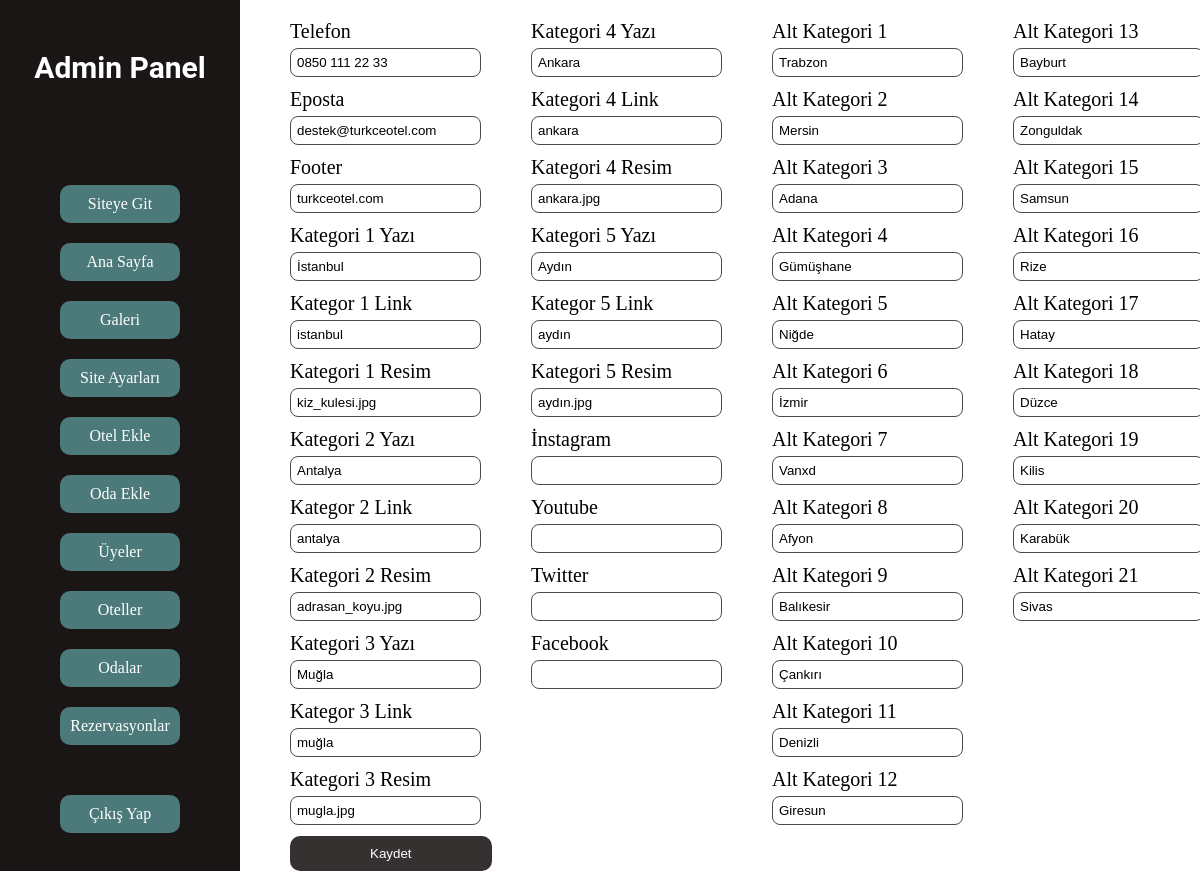
The page /admin/ayarlar.php (signed in) on the database its author committed.
### tables this page shows
CREATE TABLE `ayarlar` (
  `id` int NOT NULL,
  `telefon` varchar(30) NOT NULL,
  `eposta` varchar(85) NOT NULL,
  `footer` varchar(500) NOT NULL,
  `k1_yazi` varchar(45) NOT NULL,
  `k1_link` varchar(45) NOT NULL,
  `k1_resim` varchar(45) NOT NULL,
  `k2_yazi` varchar(45) NOT NULL,
  `k2_link` varchar(45) NOT NULL,
  `k2_resim` varchar(45) NOT NULL,
  `k3_yazi` varchar(45) NOT NULL,
  `k3_link` varchar(45) NOT NULL,
  `k3_resim` varchar(45) NOT NULL,
  `k4_yazi` varchar(45) NOT NULL,
  `k4_link` varchar(45) NOT NULL,
  `k4_resim` varchar(45) NOT NULL,
  `k5_yazi` varchar(45) NOT NULL,
  `k5_link` varchar(45) NOT NULL,
  `k5_resim` varchar(45) NOT NULL,
  `instagram` varchar(45) DEFAULT NULL,
  `youtube` varchar(45) DEFAULT NULL,
  `twitter` varchar(45) DEFAULT NULL,
  `facebook` varchar(45) DEFAULT NULL,
  `alt_k1` varchar(45) NOT NULL,
  `alt_k2` varchar(45) NOT NULL,
  `alt_k3` varchar(45) NOT NULL,
  `alt_k4` varchar(45) NOT NULL,
  `alt_k5` varchar(45) NOT NULL,
  `alt_k6` varchar(45) NOT NULL,
  `alt_k7` varchar(45) NOT NULL,
  `alt_k8` varchar(45) NOT NULL,
  `alt_k9` varchar(45) NOT NULL,
  `alt_k10` varchar(45) NOT NULL,
  `alt_k11` varchar(45) NOT NULL,
  `alt_k12` varchar(45) NOT NULL,
  `alt_k13` varchar(45) NOT NULL,
  `alt_k14` varchar(45) NOT NULL,
  `alt_k15` varchar(45) NOT NULL,
  `alt_k16` varchar(45) NOT NULL,
  `alt_k17` varchar(45) NOT NULL,
  `alt_k18` varchar(45) NOT NULL,
  `alt_k19` varchar(45) NOT NULL,
  `alt_k20` varchar(45) NOT NULL,
  `alt_k21` varchar(45) NOT NULL
);

### admin/ayarlar.php (the view, shortened to what this page needs)
<!DOCTYPE html>
<html lang="tr">
<head>
    <link rel="stylesheet" href="css/admin.css" />
</head>
<body>
    <?php include("menu.php") ?>
    <?php
        include "../sql.php";
        $kayitCek="select * from ayarlar";
        $calistir = mysqli_query($baglanti,$kayitCek);
        $cal=$calistir->fetch_assoc();
    ?>
    <div id="icerik">
        <div id="ayarlar">
            <form action="" method="GET">
                <div style="display: flex;">
                    <div style="margin-right: 50px;">
                        <p>Telefon</p>
                        <input type="text" name="telefon" value="<?php echo $cal["telefon"] ?>" required>
                        <p>Eposta</p>
                        <input type="email" name="eposta" value="<?php echo $cal["eposta"] ?>" required>
                        <p>Footer</p>
                        <input type="text" name="footer" value="<?php echo $cal["footer"] ?>" required>
                        <p>Kategori 1 Yazı</p>
                        <input type="text" name="k1_yazi" value="<?php echo $cal["k1_yazi"] ?>" required>
                        <p>Kategor 1 Link</p>
                        <input type="text" name="k1_link" value="<?php echo $cal["k1_link"] ?>" required>
                        <p>Kategori 1 Resim</p>
                        <input type="text" name="k1_resim" value="<?php echo $cal["k1_resim"] ?>" required>
                        <p>Kategori 2 Yazı</p>
                        <input type="text" name="k2_yazi" value="<?php echo $cal["k2_yazi"] ?>" required>
                        <p>Kategor 2 Link</p>
                        <input type="text" name="k2_link" value="<?php echo $cal["k2_link"] ?>" required>
                        <p>Kategori 2 Resim</p>
                        <input type="text" name="k2_resim" value="<?php echo $cal["k2_resim"] ?>" required>
                        <p>Kategori 3 Yazı</p>
                        <input type="text" name="k3_yazi" value="<?php echo $cal["k3_yazi"] ?>" required>
                        <p>Kategor 3 Link</p>
                        <input type="text" name="k3_link" value="<?php echo $cal["k3_link"] ?>" required>
                        <p>Kategori 3 Resim</p>
                        <input type="text" name="k3_resim" value="<?php echo $cal["k3_resim"] ?>" required>
                    </div>
                    <div>
                        <p>Kategori 4 Yazı</p>
                        <input type="text" name="k4_yazi" value="<?php echo $cal["k4_yazi"] ?>" required>
                        <p>Kategori 4 Link</p>
                        <input type="text" name="k4_link" value="<?php echo $cal["k4_link"] ?>" required>
                        <p>Kategori 4 Resim</p>
                        <input type="text" name="k4_resim" value="<?php echo $cal["k4_resim"] ?>" required>
                        <p>Kategori 5 Yazı</p>
                        <input type="text" name="k5_yazi" value="<?php echo $cal["k5_yazi"] ?>" required>
                        <p>Kategor 5 Link</p>
                        <input type="text" name="k5_link" value="<?php echo $cal["k5_link"] ?>" required>
                        <p>Kategori 5 Resim</p>
                        <input type="text" name="k5_resim" value="<?php echo $cal["k5_resim"] ?>" required>
                        <p>İnstagram</p>
                        <input type="text" name="instagram" value="<?php echo $cal["instagram"] ?>" >
                        <p>Youtube</p>
                        <input type="text" name="youtube" value="<?php echo $cal["youtube"] ?>" >
                        <p>Twitter</p>
                        <input type="text" name="twitter" value="<?php echo $cal["twitter"] ?>" >
                        <p>Facebook</p>
                        <input type="text" name="facebook" value="<?php echo $cal["facebook"] ?>" >
                    </div>
                    <div style="margin-left: 50px;">
                        <p>Alt Kategori 1</p>
                        <input type="text" name="alt_k1" value="<?php echo $cal["alt_k1"] ?>" required>
                        <p>Alt Kategori 2</p>
                        <input type="text" name="alt_k2" value="<?php echo $cal["alt_k2"] ?>" required>
                        <p>Alt Kategori 3</p>
                        <input type="text" name="alt_k3" value="<?php echo $cal["alt_k3"] ?>" required>
                        <p>Alt Kategori 4</p>
                        <input type="text" name="alt_k4" value="<?php echo $cal["alt_k4"] ?>" required>
                        <p>Alt Kategori 5</p>
                        <input type="text" name="alt_k5" value="<?php echo $cal["alt_k5"] ?>" required>
                        <p>Alt Kategori 6</p>
                        <input type="text" name="alt_k6" value="<?php echo $cal["alt_k6"] ?>" required>
                        <p>Alt Kategori 7</p>
                        <input type="text" name="alt_k7" value="<?php echo $cal["alt_k7"] ?>" required>
                        <p>Alt Kategori 8</p>
                        <input type="text" name="alt_k8" value="<?php echo $cal["alt_k8"] ?>" required>
                        <p>Alt Kategori 9</p>
                        <input type="text" name="alt_k9" value="<?php echo $cal["alt_k9"] ?>" required>
                        <p>Alt Kategori 10</p>
                        <input type="text" name="alt_k10" value="<?php echo $cal["alt_k10"] ?>" required>
                        <p>Alt Kategori 11</p>
                        <input type="text" name="alt_k11" value="<?php echo $cal["alt_k11"] ?>" required>
                        <p>Alt Kategori 12</p>
                        <input type="text" name="alt_k12" value="<?php echo $cal["alt_k12"] ?>" required>
                    </div>
                    <div style="margin-left: 50px;">
                        <p>Alt Kategori 13</p>
                        <input type="text" name="alt_k13" value="<?php echo $cal["alt_k13"] ?>" required>
                        <p>Alt Kategori 14</p>
                        <input type="text" name="alt_k14" value="<?php echo $cal["alt_k14"] ?>" required>
                        <p>Alt Kategori 15</p>
                        <input type="text" name="alt_k15" value="<?php echo $cal["alt_k15"] ?>" required>
                        <p>Alt Kategori 16</p>
                        <input type="text" name="alt_k16" value="<?php echo $cal["alt_k16"] ?>" required>
                        <p>Alt Kategori 17</p>
                        <input type="text" name="alt_k17" value="<?php echo $cal["alt_k17"] ?>" required>
                        <p>Alt Kategori 18</p>
                        <input type="text" name="alt_k18" value="<?php echo $cal["alt_k18"] ?>" required>
                        <p>Alt Kategori 19</p>
                        <input type="text" name="alt_k19" value="<?php echo $cal["alt_k19"] ?>" required>
                        <p>Alt Kategori 20</p>
                        <input type="text" name="alt_k20" value="<?php echo $cal["alt_k20"] ?>" required>
                        <p>Alt Kategori 21</p>
                        <input type="text" name="alt_k21" value="<?php echo $cal["alt_k21"] ?>" required>
                    </div>
                </div>
                <button>Kaydet</button>
            </form>
        </div>
    </div>
</body>
</html>

### admin/css/admin.css (style rules this page uses)
* { padding: 0; margin: 0; box-sizing: border-box; }
body,html { height: 100%; }
p { margin: 0; padding: 0; }
#icerik { width: 100%; padding-left: 20%; }
#ayarlar { margin-left: 50px; padding-top: 20px; width: 80%; }
#ayarlar form input { padding: 6px; border-radius: 8px; border: 1px solid rgb(68, 77, 77); margin-bottom: 11px; }
#ayarlar form button { display: block; padding: 10px 80px; color: #fff; background-color: rgb(54, 49, 49); border: none; border-radius: 10px; }
#ayarlar form p { font-size: 20px; margin-bottom: 5px; }

### rows shown on the page
ayarlar: telefon "0850 111 22 33", eposta "destek@turkceotel.com", footer "turkceotel.com", k1_yazi "İstanbul", k1_link "istanbul", k1_resim "kiz_kulesi.jpg", k2_yazi "Antalya", k2_link "antalya", k2_resim "adrasan_koyu.jpg", k3_yazi "Muğla", k3_link "muğla", k3_resim "mugla.jpg", k4_yazi "Ankara", k4_link "ankara", k4_resim "ankara.jpg", k5_yazi "Aydın", k5_link "aydın", k5_resim "aydın.jpg", alt_k1 "Trabzon", alt_k2 "Mersin", alt_k3 "Adana", alt_k4 "Gümüşhane", alt_k5 "Niğde", alt_k6 "İzmir", alt_k7 "Vanxd", alt_k8 "Afyon", alt_k9 "Balıkesir", alt_k10 "Çankırı", alt_k11 "Denizli", alt_k12 "Giresun", alt_k13 "Bayburt", alt_k14 "Zonguldak", alt_k15 "Samsun", alt_k16 "Rize", alt_k17 "Hatay", alt_k18 "Düzce", alt_k19 "Kilis", alt_k20 "Karabük", alt_k21 "Sivas"
